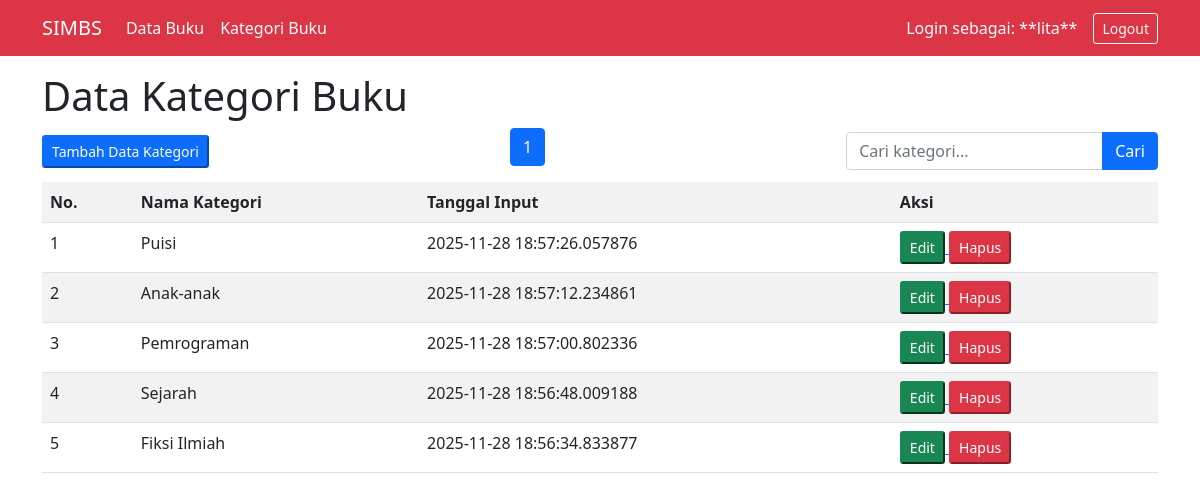
The app's page /kategori.php (signed in) with its own data.
### tables this page shows
CREATE TABLE `kategori` (
  `id_kategori` int(11) NOT NULL,
  `nama_kategori` varchar(100) NOT NULL,
  `tanggal_input` timestamp(6) NOT NULL DEFAULT current_timestamp(6) ON UPDATE current_timestamp(6)
);

### function.php (called while the page is built, shortened)
<?php
$conn = mysqli_connect("localhost", "root", "", "simbs");
function query($query){
    global $conn;
    $result = mysqli_query($conn, $query);
    $rows = [];
    while( $row = mysqli_fetch_assoc($result) ){
        $rows[] = $row;
    }
    return $rows;
}
?>

### kategori.php (the view, shortened to what this page needs)
<?php
    require("function.php");
    $jumlahDataPerHalaman = 5;
    $jumlahData = count(query("SELECT * FROM kategori"));
    $jumlahHalaman = ceil($jumlahData / $jumlahDataPerHalaman);
    $halamanAktif = ( isset($_GET["halaman"]) ) ? $_GET["halaman"] : 1;
    $awalData = ( $jumlahDataPerHalaman * $halamanAktif ) - $jumlahDataPerHalaman;
    $queryKategori = "SELECT * FROM kategori
                      ORDER BY tanggal_input DESC
                      LIMIT $awalData, $jumlahDataPerHalaman";
    $kategori = query($queryKategori);
?>
<!DOCTYPE html>
<html lang="en">
<head>
    <link href="https://cdn.jsdelivr.net/npm/bootstrap@5.0.2/dist/css/bootstrap.min.css" rel="stylesheet">
</head>
<body>
    <nav class="navbar navbar-expand-lg navbar-light white bg-danger">
        <div class="container">
            <a class="navbar-brand text-white" href="#">SIMBS</a>
            <div class="collapse navbar-collapse" id="navbarSupportedContent">
            <ul class="navbar-nav me-auto mb-2 mb-lg-0">
                <li class="nav-item">
                <a class="nav-link text-white" href="index.php">Data Buku</a>
                </li>
                <li class="nav-item">
                <a class="nav-link active text-white" aria-current="page" href="kategori.php">Kategori Buku</a>
                </li>
            </ul>
            </div>
            <span class="navbar-text text-white me-3">
                Login sebagai: **<?= $_SESSION['username']?>**
            </span>
            <a href="logout.php" class="btn btn-sm btn-outline-light">Logout</a>
        </div>
    </nav>
    <section class="p-3">
        <div class="container">
        <h1>Data Kategori Buku</h1>
            <div class="d-flex justify-content-between align-items-center">
                <a href="tambah_kategori.php">
                    <button class="mb-2 btn-sm btn-primary">Tambah Data Kategori</button> </a>
                <nav aria-label="Page navigation example">
                    <ul class="pagination">
                        <?php for ($i = 1; $i <= $jumlahHalaman; $i++) : ?>
                            <?php if ($i == $halamanAktif) : ?>
                                <li class="page-item active">
                                    <a class="page-link" href="?halaman=<?= $i; ?>"><?= $i; ?></a>
                                </li>
                            <?php else : ?>
                                <li class="page-item">
                                    <a class="page-link" href="?halaman=<?= $i; ?>"><?= $i; ?></a>
                                </li>
                            <?php endif; ?>
                        <?php endfor; ?>
                    </ul>
                </nav>
                <form class="mb-2" action="" method="POST">
                    <div class="input-group">
                        <input type="text" class="form-control" name="keyword" placeholder="Cari kategori..." autocomplete="off">
                        <button class="btn btn-primary" type="submit" name="tombol_search">
                            <i class="bi bi-search"></i> Cari
                        </button>
                    </div>
                </form>
                </div>
            <table class="table table-striped table-hover">
                <tr>
                    <th>No.</th>
                    <th>Nama Kategori</th>
                    <th>Tanggal Input</th>
                    <th>Aksi</th>
                </tr>
                <?php $no = $awalData + 1; ?>
                <?php foreach($kategori as $data): ?>
                <tr>
                    <td> <?= $no ?> </td>
                    <td> <?= $data['nama_kategori'] ?> </td>
                    <td> <?= $data['tanggal_input'] ?> </td>
                    <td>
                        <a href="ubah_kategori.php?id_kategori=<?= $data['id_kategori'] ?>">
                            <button class="btn-sm btn-success">Edit</button> </a>
                        <a href="hapus_kategori.php?id_kategori=<?= $data['id_kategori'] ?>" onclick="return confirm('Yakin ingin menghapus data ini? Semua buku dengan kategori ini mungkin akan terpengaruh.');">
                            <button class="btn-sm btn-danger">Hapus</button> </a>
                    </td>
                </tr>
                <?php $no++; ?>
                <?php endforeach; ?>
            </table>
            </div>
    </section>
</body>
</html>

### records on screen
kategori: nama_kategori "Puisi", tanggal_input "2025-11-28 18:57:26.057876"
kategori: nama_kategori "Anak-anak", tanggal_input "2025-11-28 18:57:12.234861"
kategori: nama_kategori "Pemrograman", tanggal_input "2025-11-28 18:57:00.802336"
kategori: nama_kategori "Sejarah", tanggal_input "2025-11-28 18:56:48.009188"
kategori: nama_kategori "Fiksi Ilmiah", tanggal_input "2025-11-28 18:56:34.833877"

### other values on screen
$_SESSION['username'] "lita"
